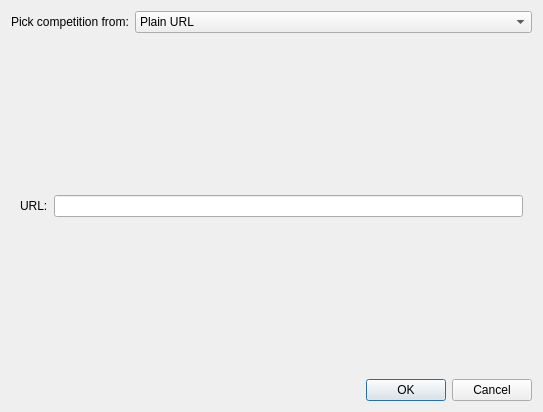
<?xml version="1.0" encoding="UTF-8"?>
<ui version="4.0">
 <class>CompetitionDialog</class>
 <widget class="QDialog" name="CompetitionDialog">
  <property name="geometry">
   <rect>
    <x>0</x>
    <y>0</y>
    <width>543</width>
    <height>412</height>
   </rect>
  </property>
  <property name="windowTitle">
   <string>Dialog</string>
  </property>
  <layout class="QGridLayout" name="gridLayout">
   <item row="0" column="0">
    <widget class="QLabel" name="label">
     <property name="text">
      <string>Pick competition from:</string>
     </property>
    </widget>
   </item>
   <item row="0" column="1">
    <widget class="QComboBox" name="selection_variant">
     <item>
      <property name="text">
       <string>Plain URL</string>
      </property>
     </item>
     <item>
      <property name="text">
       <string>Platform and title</string>
      </property>
     </item>
    </widget>
   </item>
   <item row="1" column="0" colspan="2">
    <widget class="QStackedWidget" name="selection_w">
     <property name="currentIndex">
      <number>0</number>
     </property>
     <widget class="QWidget" name="plain_url_page">
      <layout class="QGridLayout" name="gridLayout_2">
       <item row="0" column="0">
        <widget class="QLabel" name="label_2">
         <property name="text">
          <string>URL:</string>
         </property>
        </widget>
       </item>
       <item row="0" column="1">
        <widget class="QLineEdit" name="plain_url_url"/>
       </item>
      </layout>
     </widget>
     <widget class="QWidget" name="platform_and_title_page">
      <layout class="QGridLayout" name="gridLayout_3">
       <item row="0" column="0">
        <widget class="QLabel" name="label_3">
         <property name="text">
          <string>Platform:</string>
         </property>
        </widget>
       </item>
       <item row="0" column="1">
        <widget class="QComboBox" name="platform_and_title_platform">
         <item>
          <property name="text">
           <string>Codeforces</string>
          </property>
         </item>
        </widget>
       </item>
       <item row="1" column="0">
        <widget class="QLabel" name="label_4">
         <property name="text">
          <string>Title:</string>
         </property>
        </widget>
       </item>
       <item row="1" column="1">
        <widget class="QLineEdit" name="platfrom_and_title_title"/>
       </item>
      </layout>
     </widget>
    </widget>
   </item>
   <item row="2" column="1">
    <widget class="QDialogButtonBox" name="buttonBox">
     <property name="orientation">
      <enum>Qt::Horizontal</enum>
     </property>
     <property name="standardButtons">
      <set>QDialogButtonBox::Cancel|QDialogButtonBox::Ok</set>
     </property>
    </widget>
   </item>
  </layout>
 </widget>
 <resources/>
 <connections>
  <connection>
   <sender>buttonBox</sender>
   <signal>accepted()</signal>
   <receiver>CompetitionDialog</receiver>
   <slot>accept()</slot>
   <hints>
    <hint type="sourcelabel">
     <x>248</x>
     <y>254</y>
    </hint>
    <hint type="destinationlabel">
     <x>157</x>
     <y>274</y>
    </hint>
   </hints>
  </connection>
  <connection>
   <sender>buttonBox</sender>
   <signal>rejected()</signal>
   <receiver>CompetitionDialog</receiver>
   <slot>reject()</slot>
   <hints>
    <hint type="sourcelabel">
     <x>316</x>
     <y>260</y>
    </hint>
    <hint type="destinationlabel">
     <x>286</x>
     <y>274</y>
    </hint>
   </hints>
  </connection>
  <connection>
   <sender>selection_variant</sender>
   <signal>currentIndexChanged(int)</signal>
   <receiver>CompetitionDialog</receiver>
   <slot>switch_selection_w(int)</slot>
   <hints>
    <hint type="sourcelabel">
     <x>338</x>
     <y>21</y>
    </hint>
    <hint type="destinationlabel">
     <x>271</x>
     <y>205</y>
    </hint>
   </hints>
  </connection>
 </connections>
 <slots>
  <slot>switch_selection_w(int)</slot>
 </slots>
</ui>
